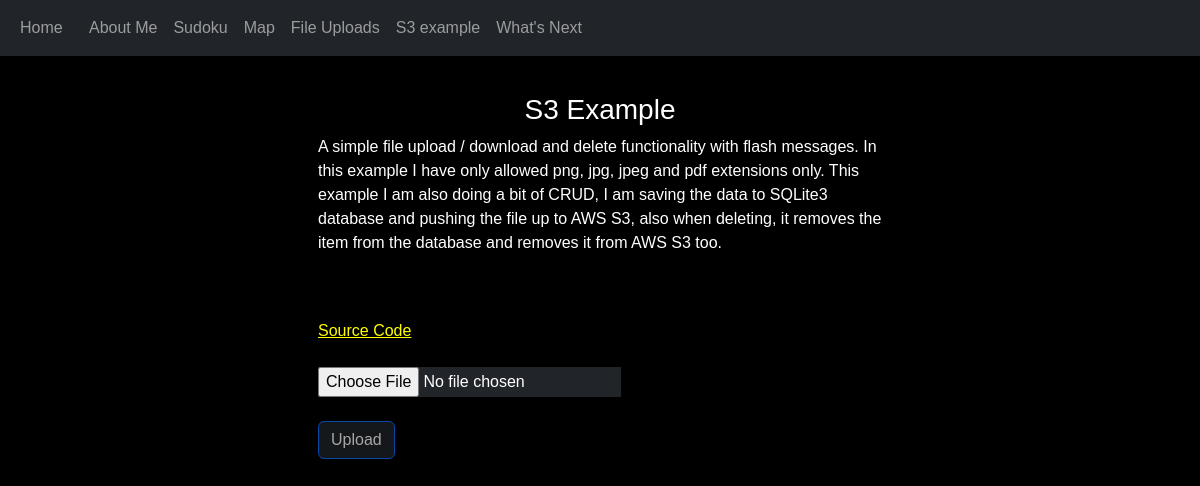
The app's page /s3example, older data.
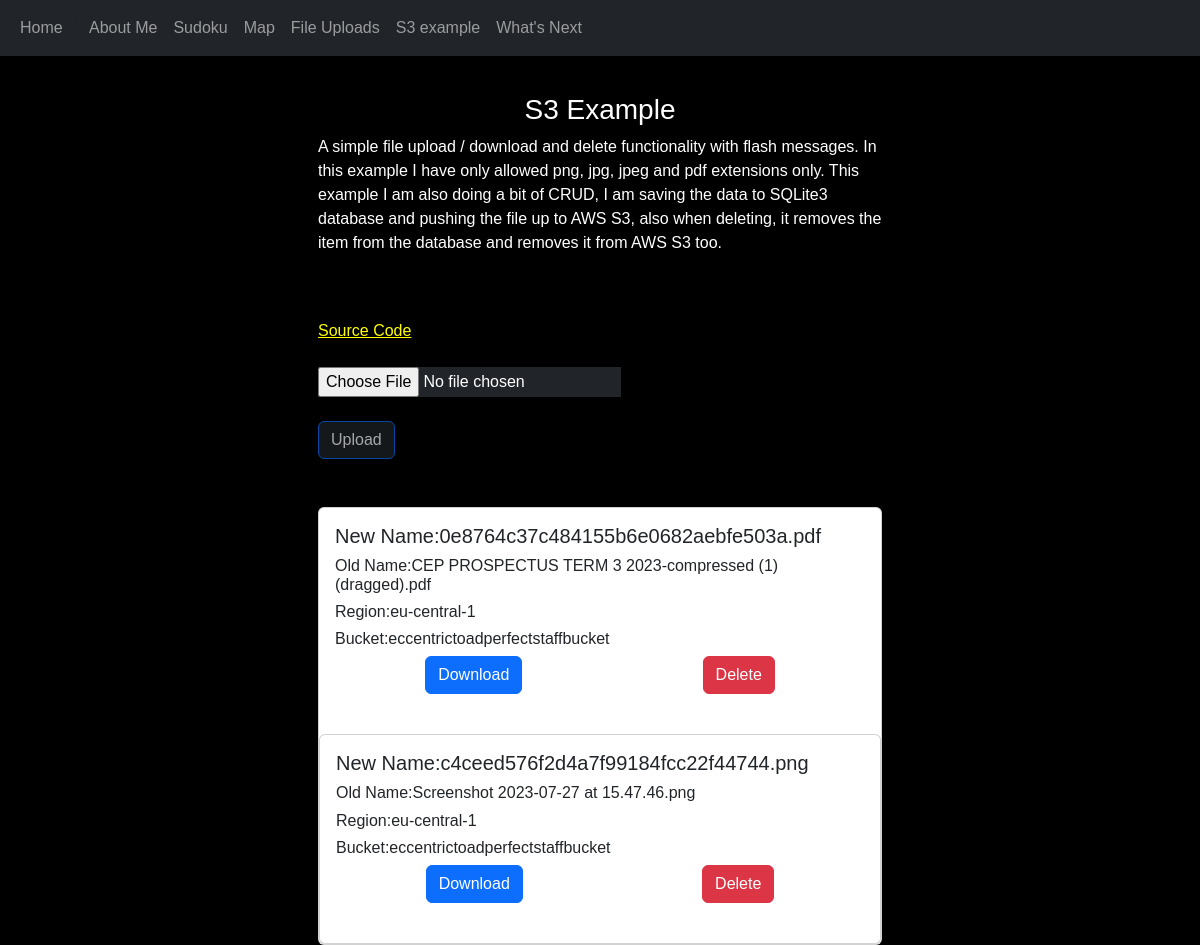
The same page, newer data.
### website/models.py (models this page shows)
class File(db.Model):
    id = db.Column(db.Integer, primary_key=True)
    original_fileName = db.Column(db.String(100))
    fileName = db.Column(db.String(100))
    bucket = db.Column(db.String(100))
    region = db.Column(db.String(100))

### website/views.py (the view, shortened to what this page needs)
@views.route("/s3example", methods=["GET", "POST"])
def s3example():
    files = File.query.all()
    return render_template("s3example.html", files=files)

### website/templates/s3example.html (shortened to what this page needs)
{% extends "base.html" %}
{% block content %}
<div class="container-fluid" style="margin-top: 45px;">
	<div class="row">
		<div class="col-md-3"></div>
		<div class="col-md-6">
			<br><br>
			<h3 class="text-center" style="color: white">S3 Example</h3>
			<p style="color: white;">A simple file upload / download and delete functionality with flash messages.
				In this example I have only allowed png, jpg, jpeg and pdf extensions only.
			This example I am also doing a bit of CRUD, I am saving the data to SQLite3 database and pushing the file
				up to AWS S3, also when deleting, it removes the item from the database and removes it from AWS S3 too.</p>
			<br><br>
			<a href="https://github.com/WayneBruton/flaskPersonal/" target="_blank" style="color: white; text-decoration: underline; color: yellow;">Source Code</a>
			<br><br>
			<form method="POST" enctype="multipart/form-data">
				<input class="text-bg-dark" type="file" name="file" id="fileInput" accept=".pdf, .png, .jpg, .jpeg"><br><br>
				<button type="submit" class="btn btn-primary text-bg-dark" id="submitButton" disabled>Upload</button>
			</form>
			<br><br>
			{% for file in files %}
			<div class="card">
				<div class="card-body">
					<h5 class="card-title">New Name:{{ file.fileName }}</h5>
					<h6 class="card-title">Old Name:{{ file.original_fileName }}</h6>
					<h6 class="card-title">Region:{{ file.region }}</h6>
					<h6 class="card-title">Bucket:{{ file.bucket }}</h6>
					<div style="display:flex; justify-content: space-around;">
					<a href="https://{{ file.bucket }}.s3.{{ file.region }}.amazonaws.com/{{ file.fileName }}" class="btn btn-primary" target="_blank">Download</a>
					<a href="{{ url_for('views.delete_file', id=file.id, filename=file.fileName) }}" class="btn btn-danger">Delete</a>
				</div>
			</div>
			<br>
			{% endfor %}
		</div>
		<div class="col-md-3"></div>
	</div>
</div>
{% endblock %}

### website/templates/base.html (shortened to what this page needs)
<!DOCTYPE html>
<html lang="en">
<head>
	<link href="https://cdn.jsdelivr.net/npm/bootstrap@5.3.1/dist/css/bootstrap.min.css" rel="stylesheet"
>
	<link rel="stylesheet" type="text/css" href="{{ url_for('static', filename='index.css') }}">
</head>
<body class="body">
<nav class="navbar navbar-expand-lg navbar-dark bg-dark fixed-top">
	<div class="container-fluid">
		<div class="collapse navbar-collapse" id="navbar">
			<div class="navbar-nav">
				<a class="nav-item nav-link" id="home" href="/">Home</a>
				<a class="nav-item nav-link" id="index" href="/index">About Me</a>
				<a class="nav-item nav-link" id="sudoku" href="/sudoku">Sudoku</a>
				<a class="nav-item nav-link" id="map" href="/map">Map</a>
				<a class="nav-item nav-link" id="uploads" href="/uploads">File Uploads</a>
				<a class="nav-item nav-link" id="s3example" href="/s3example">S3 example</a>
				<a class="nav-item nav-link" id="nextup" href="/nextup">What's Next</a>
			</div>
		</div>
	</div>
</nav>
<div class="container-fluid">
	{% block content %}
	{% endblock %}
</div>
</body>
</html>

### website/static/index.css (style rules this page uses)
a { color: white; }
.body { margin: 0; padding: 0; font-family: sans-serif; background: #000; }

Row changes from the older to the newer data that the page shows:
added File: fileName "0e8764c37c484155b6e0682aebfe503a.pdf", original_fileName "CEP PROSPECTUS TERM 3 2023-compressed (1) (dragged).pdf", region "eu-central-1", bucket "eccentrictoadperfectstaffbucket"
added File: fileName "c4ceed576f2d4a7f99184fcc22f44744.png", original_fileName "Screenshot 2023-07-27 at 15.47.46.png", region "eu-central-1", bucket "eccentrictoadperfectstaffbucket"
